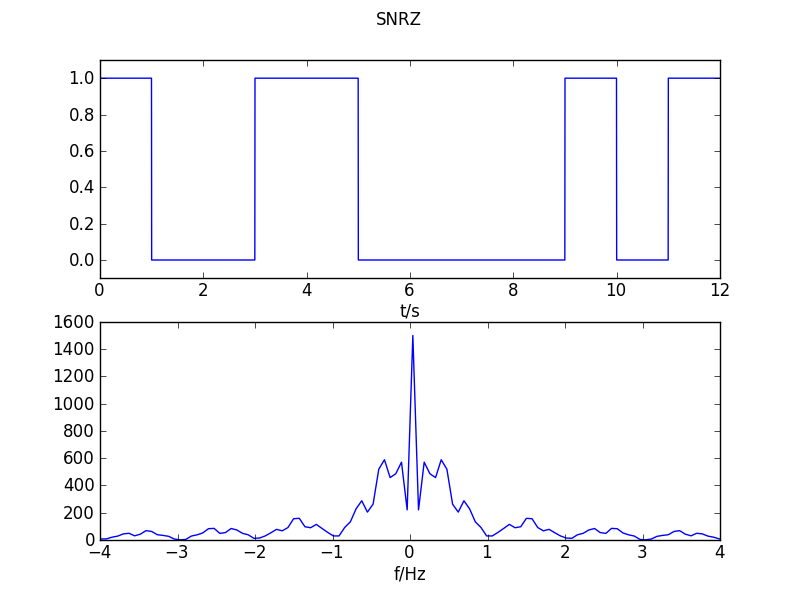

Recreate this plot in Python.
# -*- coding:utf-8 -*-

from __future__ import division
import numpy as np
import scipy.fftpack as fftpack
import matplotlib.pylab as pl

def get_fft_length(x):
    fft_length = 0
    x_length = len(x)
    for i in xrange(10000):
        if x_length <= 2**(i):
            fft_length = 2**i
            break
    return fft_length

x = '100110000101'
T_a = 1
f = 1/T_a
Omega = 2*np.pi*f
f_s = 300
T_s = T_a/f_s
t = np.arange(0,len(x),T_s)
y = np.asarray([])
for i in range(len(x)):
    if x[i] == '1':
        for j in range(f_s):
            y = np.hstack((y,np.asarray([1])))
    else:
        for j in range(f_s):
            y = np.hstack((y,np.asarray([0])))
y_max = np.max(y)
y_min = np.min(y)
N = get_fft_length(y)
z = np.abs(fftpack.fftshift(fftpack.fft(y,N)))

fig = pl.figure(figsize=(8,6))
ax_1 = fig.add_subplot(211)
ax_1.plot(t,y)
ax_1.set_ylim(y_min-0.1,y_max+0.1)
ax_1.set_xlabel('t/s')

ax_2 = fig.add_subplot(212)
pinlv = np.linspace(-f_s/2,f_s/2,len(z))
ax_2.plot(pinlv,z)
ax_2.set_ylim(bottom=0,top=1600)
ax_2.set_xlim(left=-4,right=4)
ax_2.set_xlabel('f/Hz')

fig.suptitle('SNRZ')
fig.savefig('snrz.png')
